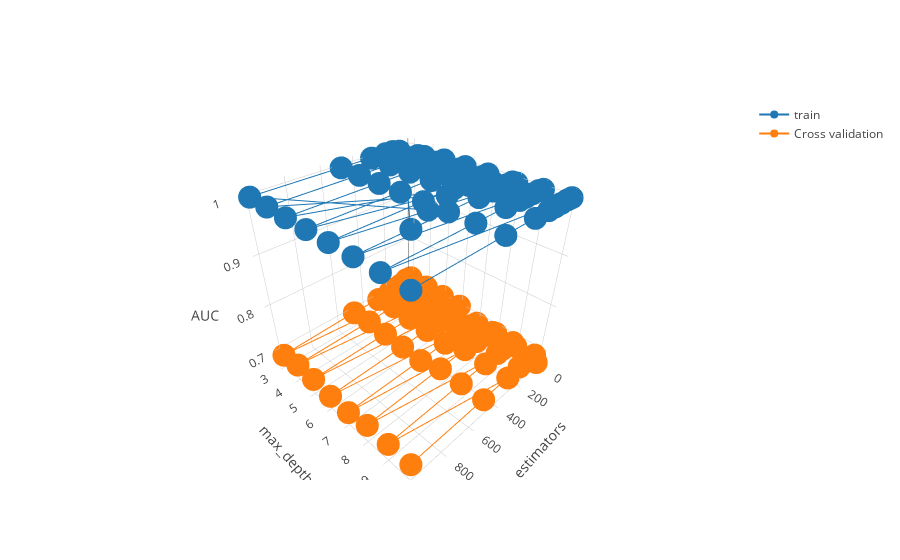

Notebook code for this chart:
### Code cell
create_3d_map(grid_search)
